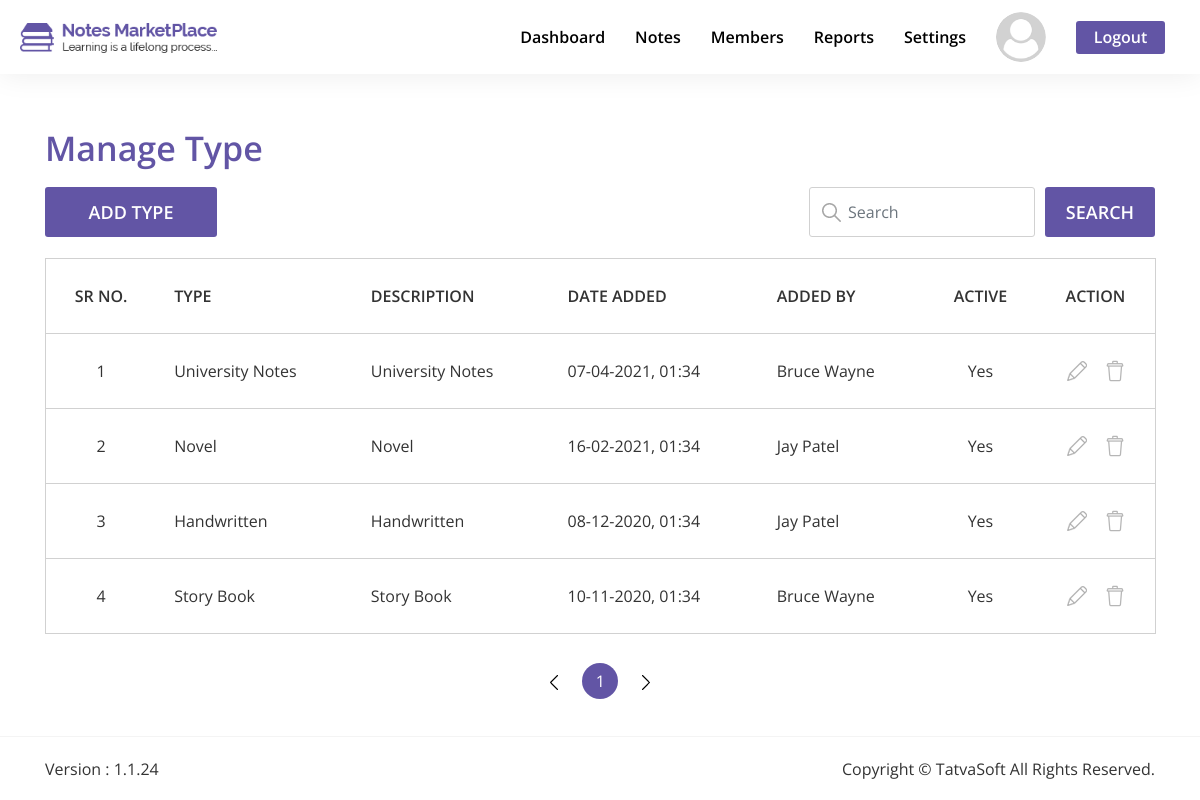
Page /Admin/html/manage-type.php (signed in) on the committed database.
### tables this page shows
CREATE TABLE `system_configuration` (
  `SysConfigID` int(11) NOT NULL,
  `Key` varchar(100) NOT NULL,
  `Value` mediumtext NOT NULL,
  `CreatedDate` datetime DEFAULT current_timestamp(),
  `CreatedBy` int(11) DEFAULT NULL,
  `ModifiedDate` datetime DEFAULT NULL ON UPDATE current_timestamp(),
  `ModifiedBy` int(11) DEFAULT NULL,
  `IsActive` bit(1) NOT NULL DEFAULT b'1'
);

CREATE TABLE `note_types` (
  `TypeID` int(11) NOT NULL,
  `Name` varchar(100) NOT NULL,
  `Description` mediumtext NOT NULL,
  `CreatedDate` datetime DEFAULT current_timestamp(),
  `CreatedBy` int(11) DEFAULT NULL,
  `ModifiedDate` datetime DEFAULT NULL ON UPDATE current_timestamp(),
  `ModifiedBy` int(11) DEFAULT NULL,
  `IsActive` bit(1) NOT NULL DEFAULT b'1'
);

CREATE TABLE `users` (
  `UserID` int(11) NOT NULL,
  `RoleID` int(11) NOT NULL DEFAULT 3,
  `FirstName` varchar(50) NOT NULL,
  `LastName` varchar(50) NOT NULL,
  `EmailID` varchar(100) NOT NULL,
  `Password` varchar(24) NOT NULL,
  `IsEmailVerified` bit(1) NOT NULL DEFAULT b'0',
  `CreatedDate` datetime DEFAULT current_timestamp(),
  `CreatedBy` int(11) DEFAULT NULL,
  `ModifiedDate` datetime DEFAULT NULL ON UPDATE current_timestamp(),
  `ModifiedBy` int(11) DEFAULT NULL,
  `IsActive` bit(1) NOT NULL DEFAULT b'1'
);

### Admin/includes/user-dp.php (called while the page is built, shortened)
<?php
if (isset($_SESSION['UserLoggedIn'])) {
    $UserID = $_SESSION['UserID'];
    $profile_query = "SELECT * FROM users u JOIN user_profile up ON u.UserID = up.UserID WHERE u.UserID = {$UserID} ";
    $profile_query_result = mysqli_query($connection, $profile_query);
    $get_default_dp = mysqli_query($connection, "SELECT * FROM system_configuration c WHERE c.Key = 'DefaultMemberDisplayPicture' ");
    $get_default_dp_path = mysqli_fetch_assoc($get_default_dp)['Value'];
    if (mysqli_num_rows($profile_query_result) != 0) {
        $getUserDP = "SELECT ProfilePicture FROM user_profile WHERE UserID = {$UserID} ";
        $getUserDP_query = mysqli_query($connection, $getUserDP);
        confirmQuery($getUserDP_query);
        $getUserDP_row = mysqli_fetch_assoc($getUserDP_query);
        $DP_name = $getUserDP_row['ProfilePicture'];
        if ($DP_name != null) {
            $user_dp_path = $DP_name;
        } else {
            $user_dp_path = $get_default_dp_path;
        }
    } else {
        $user_dp_path = $get_default_dp_path;
    }
}

### Admin/html/manage-type.php (the view, shortened to what this page needs)
<?php include "../includes/head.php"; ?>
<body>
    <section id="manage-type" class="admin-manage-page">
        <div class="only-white-nav extra-style-nav only-white-nav-with-mb">
            <header class="site-header">
                <div class="header-wrapper">
                    <div class="logo-wrapper">
                        <a href="dashboard.php" title="Site Logo">
                            <img src="../images/logo/dark-logo.png" alt="Logo">
                        </a>
                    </div>
                    <div class="navigation-wrapper">
                        <nav class="main-nav">
                            <ul class="menu-navigation">
                                <li>
                                    <a class="hover-bottom-border" href="dashboard.php">Dashboard</a>
                                </li>
                                <li>
                                    <div class="dropdown notes-btn-dropdown">
                                        <a class="hover-bottom-border" role="button" id="notes-dropdown-lable" data-toggle="dropdown" aria-haspopup="true" aria-expanded="false">Notes</a>
                                    </div>
                                </li>
                                <li>
                                    <a class="hover-bottom-border" href="members.php">Members</a>
                                </li>
                                <li>
                                    <div class="dropdown reports-btn-dropdown">
                                        <a class="hover-bottom-border" role="button" id="reports-dropdown-lable" data-toggle="dropdown" aria-haspopup="true" aria-expanded="false">Reports</a>
                                    </div>
                                </li>
                                <li>
                                    <div class="dropdown settings-btn-dropdown">
                                        <a class="hover-bottom-border" role="button" id="settings-dropdown-lable" data-toggle="dropdown" aria-haspopup="true" aria-expanded="false">Settings</a>
                                    </div>
                                </li>
                                <li class="logged-in-user-photo-li">
                                    <div class="dropdown user-picture-dropdown">
                                        <a href="#" role="button" id="dropdownMenuLink" data-toggle="dropdown" aria-haspopup="true" aria-expanded="false">
                                            <div class="logged-in-user-photo">
                                                <img src="<?php echo $user_dp_path; ?>" alt="User Photo" class="rounded-circle">
                                            </div>
                                        </a>
                                    </div>
                                </li>
                                <li>
                                    <a class="btn btn-general btn-purple logout-link" href="javascript:void(0)">Logout</a>
                                </li>
                            </ul>
                        </nav>
                    </div>
                </div>
            </header>
        </div>
        <div class="content-box-lg">
            <div class="container">
                <div class="row no-gutters">
                    <div class="col-lg-12 col-md-12 col-sm-12 col-12 text-left box-heading-wrapper">
                        <p class="box-heading">Manage Type</p>
                    </div>
                    <div class="col-lg-5 col-md-5 col-sm-5 col-12">
                        <button onclick="window.location.href='add-type.php'" class="btn btn-general btn-purple add-type-btn">Add Type</button>
                    </div>
                    <div class="col-lg-7 col-md-7 col-sm-7 col-12">
                        <div class="row no-gutters general-search-bar-btn-wrapper">
                            <div class="form-group has-search-bar">
                                <span class="search-symbol"><img src="../images/Dashboard/search-icon.png" alt=""></span>
                                <input id="manage-type-search-bar" type="text" class="form-control input-box-style search-notes-bar" placeholder="Search">
                            </div>
                            <button id="manage-type-search-btn" class="btn btn-general btn-purple general-search-bar-btn">Search</button>
                        </div>
                    </div>
                </div>
            </div>
            <div class="container">
                <div class="manage-type-table general-table-responsive">
                    <div class="table-responsive-xl">
                        <table class="table table-bordered" id="manage-type-table">
                            <thead>
                                <tr>
                                    <th scope="col" class="text-center" data-orderable="false">sr no.</th>
                                    <th scope="col">Type</th>
                                    <th scope="col">Description</th>
                                    <th scope="col">Date Added</th>
                                    <th scope="col">Added By</th>
                                    <th scope="col" class="text-center">Active</th>
                                    <th scope="col" class="text-center" data-orderable="false">Action</th>
                                </tr>
                            </thead>
                            <tbody>
                                <?php
                                $types = mysqli_query($connection, "SELECT * FROM note_types ");
                                while ($row = mysqli_fetch_assoc($types)) {
                                    $type_id = $row['TypeID'];
                                    $type_name = $row['Name'];
                                    $type_desc = $row['Description'];
                                    $type_created_date = date("d-m-Y, h:i", strtotime($row['CreatedDate']));
                                    $type_created_date_str = strtotime($type_created_date);
                                    $type_created_by_id = $row['CreatedBy'];
                                    $type_created_by_row = mysqli_fetch_assoc(mysqli_query($connection, "SELECT * FROM users WHERE UserID = {$type_created_by_id} "));
                                    $type_created_by_fullname = $type_created_by_row['FirstName'] . " " . $type_created_by_row['LastName'];
                                    $type_IsActive = $row['IsActive'];
                                    if ($type_IsActive == 1) {
                                        $type_is_active = 'Yes';
                                    } else {
                                        $type_is_active = 'No';
                                    }
                                ?>
                                    <tr>
                                        <td class="text-center"></td>
                                        <td><?php echo $type_name; ?></td>
                                        <td><?php echo $type_desc; ?></td>
                                        <td data-sort="<?php echo $type_created_date_str; ?>"><?php echo $type_created_date; ?></td>
                                        <td><?php echo $type_created_by_fullname; ?></td>
                                        <td class="text-center"><?php echo $type_is_active; ?></td>
                                        <td class="text-center">
                                            <a href="add-type.php?type_id=<?php echo $type_id; ?>">
                                                <img class="edit-img-in-table" src="../images/Dashboard/edit.png" alt="edit">
                                            </a>
                                            <a class="deactivate-type-link" rel="manage-type.php?type_id=<?php echo $type_id; ?>" href="#" data-toggle="modal" data-target="#deactivateTypeModal">
                                                <img class="delete-img-in-table" src="../images/Dashboard/delete.png" alt="edit">
                                            </a>
                                        </td>
                                    </tr>
                                <?php } ?>
                            </tbody>
                        </table>
                    </div>
                </div>
            </div>
        </div>
        <?php include "../includes/footer.php"; ?>
    </section>
</body>
</html>

### Admin/css/responsive.css (style rules this page uses)
@media (max-width: 1300px) { .only-white-nav.extra-style-nav.only-white-nav-with-mb { margin-bottom: 74px; } }
@media (max-width: 1300px) { .only-white-nav.extra-style-nav .site-header .header-wrapper { padding: 0px 20px; } }
@media (max-width: 1300px) { .only-white-nav.extra-style-nav .site-header .header-wrapper .navigation-wrapper .main-nav .menu-navigation>li { margin: 0px 15px; } }
@media (max-width: 1300px) { .only-white-nav.extra-style-nav .site-header { max-height: 74px; } }
@media (max-width: 1300px) { .only-white-nav.extra-style-nav .site-header .header-wrapper { height: 74px; margin: auto; } }
@media (max-width: 1300px) { .only-white-nav.extra-style-nav .site-header .header-wrapper .logo-wrapper { height: 74px; } }
@media (max-width: 1300px) { .only-white-nav.extra-style-nav .site-header .header-wrapper .logo-wrapper a img { height: 40px; } }

### rows in the picture
system_configuration: Value (placeholder picture)
note_types: Name "Handwritten", Description "Handwritten", CreatedDate "08-12-2020, 01:34", users.FirstName+LastName "Jay Patel", IsActive "Yes"
note_types: Name "University Notes", Description "University Notes", CreatedDate "07-04-2021, 01:34", users.FirstName+LastName "Bruce Wayne", IsActive "Yes"
note_types: Name "Novel", Description "Novel", CreatedDate "16-02-2021, 01:34", users.FirstName+LastName "Jay Patel", IsActive "Yes"
note_types: Name "Story Book", Description "Story Book", CreatedDate "10-11-2020, 01:34", users.FirstName+LastName "Bruce Wayne", IsActive "Yes"
